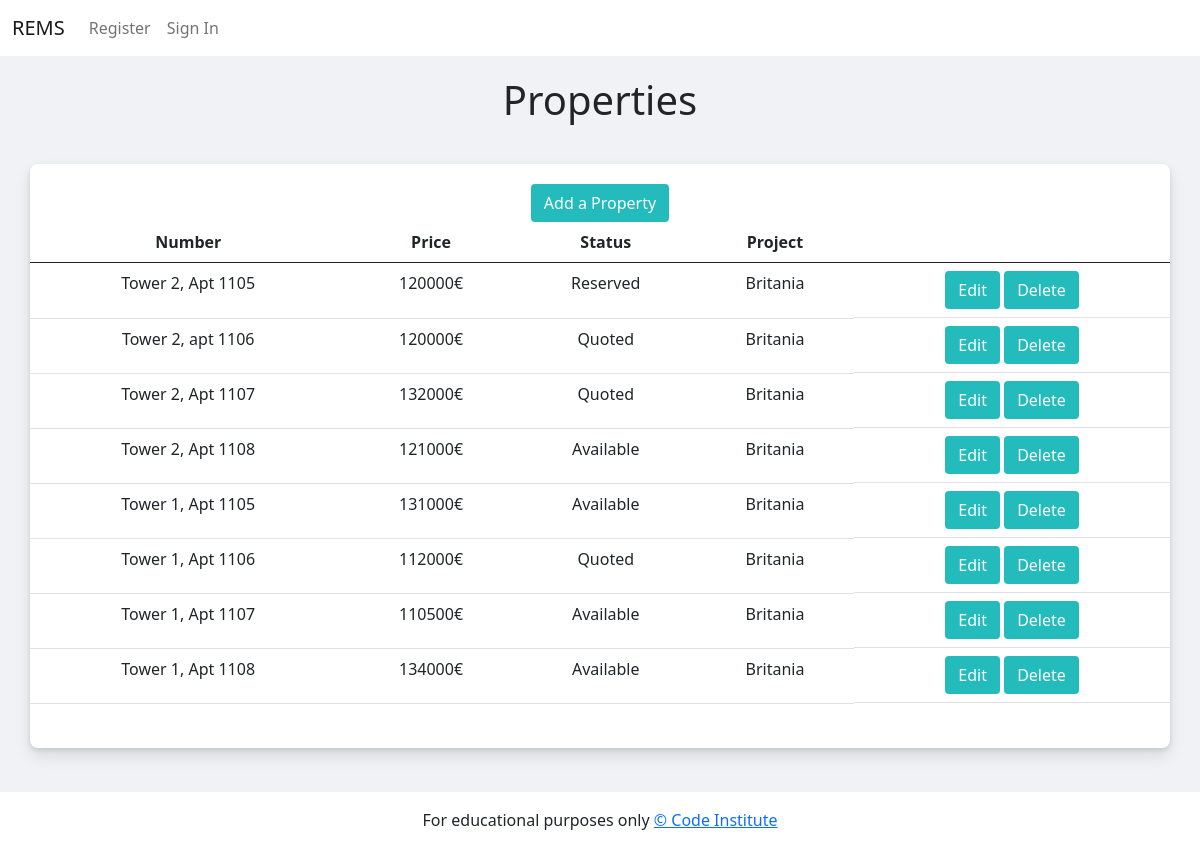
The page /properties on the database as committed earlier.
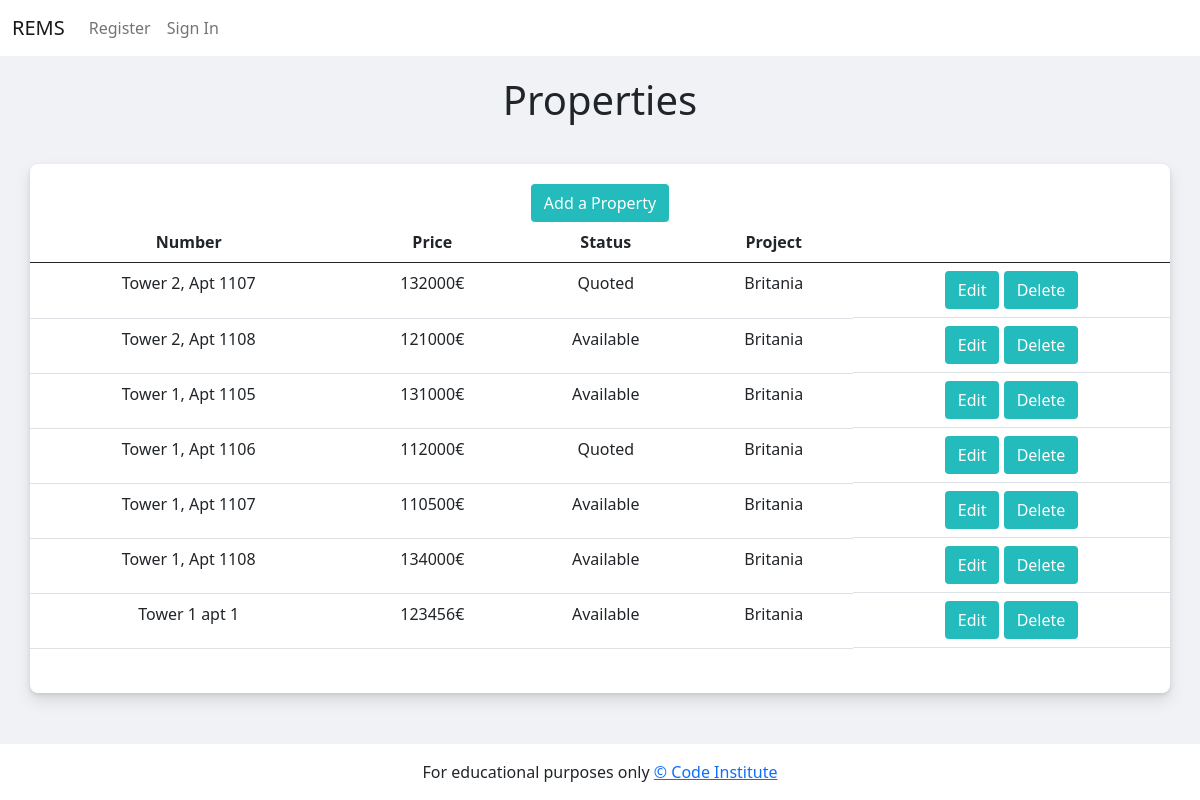
The same page on the database as committed later.
### todo/models.py (models this page shows, shortened)
class Property(models.Model):
    property_status= models.TextChoices("property_status", "Available Quoted Reserved Rejected Sold")
    property_number = models.CharField(max_length=50, null=False, blank=False)
    status = models.CharField(blank=True, choices=property_status.choices, max_length=10)
    price = models.IntegerField(null=False, blank=False)
    project = models.ForeignKey(Project, on_delete=models.CASCADE)

class Project(models.Model):
    project_name = models.CharField(max_length=50, null=False, blank=False)
    address = models.CharField(max_length=50, null=False, blank=False)
    def __str__(self):
        return self.project_name

### todo/views.py (the view)
# urls.py: path('properties', views.get_properties, name='properties'),
def get_properties(request):
    properties = Property.objects.all()
    context = {
        'properties': properties
    }
    return render(request, 'properties.html', context)

### templates/properties.html
{% extends "base.html" %}
{% block content %}
<main class="container first-bg">
    <h1 class="h-center">Properties</h1>
    <div class="container-fluid second-bg">
        <a class="waves-effect waves-light btn btn-signup" href="/add">Add a Property</a>
        <div class="table-responsive">
            <table class="table">
                <thead>
                    <tr>
                        <th scope="col">Number</th>
                        <th scope="col">Price</th>
                        <th scope="col">Status</th>
                        <th scope="col">Project</th>
                        <th scope="col"></th>
                    </tr>
                </thead>
                {% for property in properties %}
                    <tr>
                        <td>{{ property.property_number }}</a></td>
                        <td>{{ property.price }}€</td>
                        <td>{{ property.status }}</td>
                        <td>{{ property.project }}</td>
                        <td class="d-grid gap-2 d-md-block">
                            <a class="btn btn-signup" href="/edit/{{ property.id }}">Edit</a>
                            <a class="btn btn-signup" href="/delete/{{ property.id }}">Delete</a>
                        </td>
                    </tr>
                {% empty %}
                <tr><td>You haven't added any properties yet. Before adding any property you must first create a project</td></tr>
                {% endfor %}
            </table>
        </div>
    </div>
    <br>
</main>
{%endblock%}

### templates/base.html (shortened to what this page needs)
{% load static %}
<!DOCTYPE html>
<html class="h-100">
<head>
    <link rel="stylesheet" href="https://cdnjs.cloudflare.com/ajax/libs/font-awesome/5.15.3/css/all.min.css">
    <link href="https://cdn.jsdelivr.net/npm/bootstrap@5.0.1/dist/css/bootstrap.min.css" rel="stylesheet"
>
    <link rel="stylesheet" href="{% static 'css/style.css' %}">
</head>
<body class="d-flex flex-column h-100 main-bg">
    <header>
        <nav class="navbar navbar-expand-lg navbar-light bg-white">
            <div class="container-fluid">
                <a class="navbar-brand" href="{% url 'home' %}">REMS</a>
                <div class="collapse navbar-collapse" id="navbarText">
                    <ul class="navbar-nav me-auto mb-2 mb-lg-0">
                        {% if user.is_authenticated %}
                        <li>
                            <span class="navbar-text"><a class="nav-link" href="{% url 'projects' %}">Projects</a></span>
                        </li>
                        <li>
                            <span class="navbar-text"><a class="nav-link" href="{% url 'properties' %}">Properties</a></span>
                        </li>
                        <li>
                            <span class="navbar-text"><a class="nav-link" href="{% url 'tickets' %}">Tickets</a></span>
                        </li>
                        <li class="nav-item">
                            <a class="nav-link" href="{% url 'account_logout' %}">Sign Out</a>
                        </li>
                        {% else %}
                        <li class="nav-item">
                            <a class="nav-link" href="{% url 'account_signup' %}">Register</a>
                        </li>
                        <li class="nav-item">
                            <a class="nav-link" href="{% url 'account_login' %}">Sign In</a>
                        </li>
                        {% endif %}
                    </ul>
                </div>
            </div>
        </nav>
    </header>
    <main class="flex-shrink-0">
        {% block content %}{% endblock content %}
    </main>
    <footer class="footer mt-auto py-3 bg-white justify-content-center">
          <div class="container">
          For educational purposes only
          <a class="white-text right" href="https://codeinstitute.net" target="_blank">&copy; Code Institute</a>
          </div>
      </footer>
</body>
</html>

### static/css/style.css (style rules this page uses)
body { display: flex; min-height: 100vh; flex-direction: column; background-color: #F9FAFC; }
.first-bg { margin: 0 auto; padding: 20px 0; }
.second-bg { padding-bottom: 24px; padding-top: 10px; text-align: center; background-color: #fff; border: none; border-radius: 8px; box-shadow: 0 2px 4px rgba(0, 0, 0, .1), 0 8px 16px rgba(0, 0, 0, .1); box-sizing: border-box; margin: 40px 0 0; padding: 20px 0 28px; }
.h-center { text-align: center; }
main { flex: 1 0 auto; }
.main-bg { background-color: #f0f2f5; }
.btn-signup { background-color: #23BBBB; color: #fff; }
footer { text-align: center; }

Rows that differ between the two databases and show on the page:
removed Property: property_number "Tower 2, Apt 1105", price "120000", status "Reserved", project "Britania"
removed Property: property_number "Tower 2, apt 1106", price "120000", status "Quoted", project "Britania"
added Property: property_number "Tower 1 apt 1", price "123456", status "Available", project "Britania"
